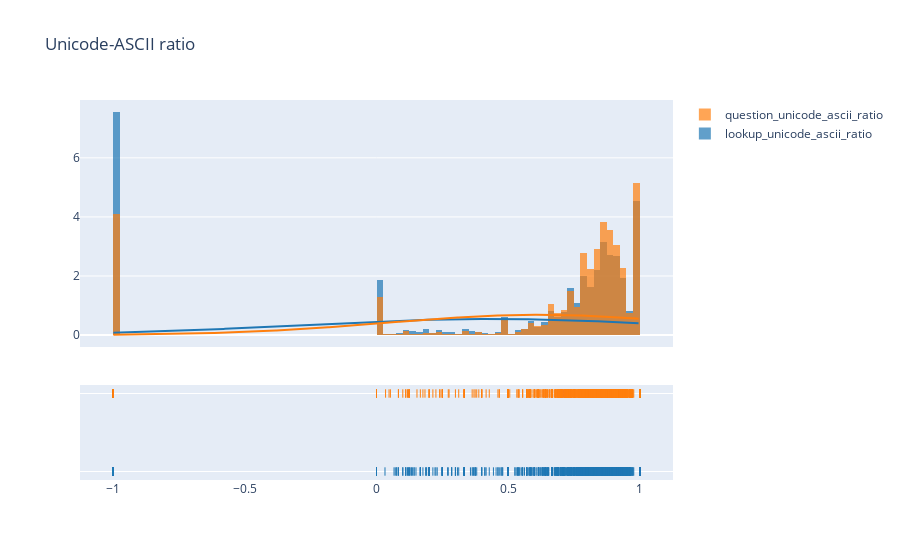

Notebook code for this chart:
### Code cell
"""
    Pos tagging ratio
    opt = 'max_min'
    	lookup_max_fre	- somewhat standard distribution, but still have a lot outlier on the left
        question_max_fre - somewhat standard distribution, but still have a lot outlier on the left
        lookup_min_fre - skewed right
        question_min_fre - skewed right	
        lookup_max_minus_min_fre - somewhat standard distribution, still have outlier on the left
        question_max_minus_min_fre - somewhat standard distribution, still have outlier on the left
        lnq_max_pos	pos_diff_lnq_ratio

    -> Cannot seperate 'MATCH' and 'NOT MATCH' case

    opt == 'median_mean'
        lookup_median_fre - tend to linear from bottom left to top right
        question_median_fre - tend to chaos
        lookup_mean_fre
        question_mean_fre
        lookup_std_fre	
        question_std_fre

    --> POS frequency does not help distinguish anything
"""

first_label = 'lookup_unicode_ascii_ratio'
second_label = 'question_unicode_ascii_ratio'
fig = ff.create_distplot([
                    np.array(data[first_label], dtype=float), 
                    np.array(data[second_label], dtype=float)
                    ], 
                        group_labels=[
                            first_label, 
                            second_label
                            ], 
                        bin_size=.025,
                        # histnorm= '',
                        curve_type='normal',
                        show_curve=True
                        )
fig.update_layout(title_text="Unicode-ASCII ratio")
fig.show()

### Figure 1 — Plotly figure (JSON) as saved in the notebook; plotly's stock layout.template omitted (floating-point values rounded to 4 significant figures; data arrays with more than 128 entries replaced by an {"elided": "..."} marker saying what was removed)
{"data": [{"autobinx": false, "histnorm": "probability density", "legendgroup": "lookup_unicode_ascii_ratio", "marker": {"color": "rgb(31, 119, 180)"}, "name": "lookup_unicode_ascii_ratio", "opacity": 0.7, "type": "histogram", "x": {"elided": "2000 float values"}, "xaxis": "x", "xbins": {"end": 1.0, "size": 0.025, "start": -1}, "yaxis": "y"}, {"autobinx": false, "histnorm": "probability density", "legendgroup": "question_unicode_ascii_ratio", "marker": {"color": "rgb(255, 127, 14)"}, "name": "question_unicode_ascii_ratio", "opacity": 0.7, "type": "histogram", "x": {"elided": "2000 float values"}, "xaxis": "x", "xbins": {"end": 1.0, "size": 0.025, "start": -1}, "yaxis": "y"}, {"legendgroup": "lookup_unicode_ascii_ratio", "marker": {"color": "rgb(31, 119, 180)"}, "mode": "lines", "name": "lookup_unicode_ascii_ratio", "showlegend": false, "type": "scatter", "x": {"elided": "500 float values"}, "xaxis": "x", "y": {"elided": "500 float values"}, "yaxis": "y"}, {"legendgroup": "question_unicode_ascii_ratio", "marker": {"color": "rgb(255, 127, 14)"}, "mode": "lines", "name": "question_unicode_ascii_ratio", "showlegend": false, "type": "scatter", "x": {"elided": "500 float values"}, "xaxis": "x", "y": {"elided": "500 float values"}, "yaxis": "y"}, {"legendgroup": "lookup_unicode_ascii_ratio", "marker": {"color": "rgb(31, 119, 180)", "symbol": "line-ns-open"}, "mode": "markers", "name": "lookup_unicode_ascii_ratio", "showlegend": false, "type": "scatter", "x": {"elided": "2000 float values"}, "xaxis": "x", "y": {"elided": "2000 str values"}, "yaxis": "y2"}, {"legendgroup": "question_unicode_ascii_ratio", "marker": {"color": "rgb(255, 127, 14)", "symbol": "line-ns-open"}, "mode": "markers", "name": "question_unicode_ascii_ratio", "showlegend": false, "type": "scatter", "x": {"elided": "2000 float values"}, "xaxis": "x", "y": {"elided": "2000 str values"}, "yaxis": "y2"}], "layout": {"barmode": "overlay", "hovermode": "closest", "legend": {"traceorder": "reversed"}, "title": {"text": "Unicode-ASCII ratio"}, "xaxis": {"anchor": "y2", "domain": [0, 1], "zeroline": false}, "yaxis": {"anchor": "free", "domain": [0.35, 1], "position": 0}, "yaxis2": {"anchor": "x", "domain": [0, 0.25], "dtick": 1, "showticklabels": false}}}
